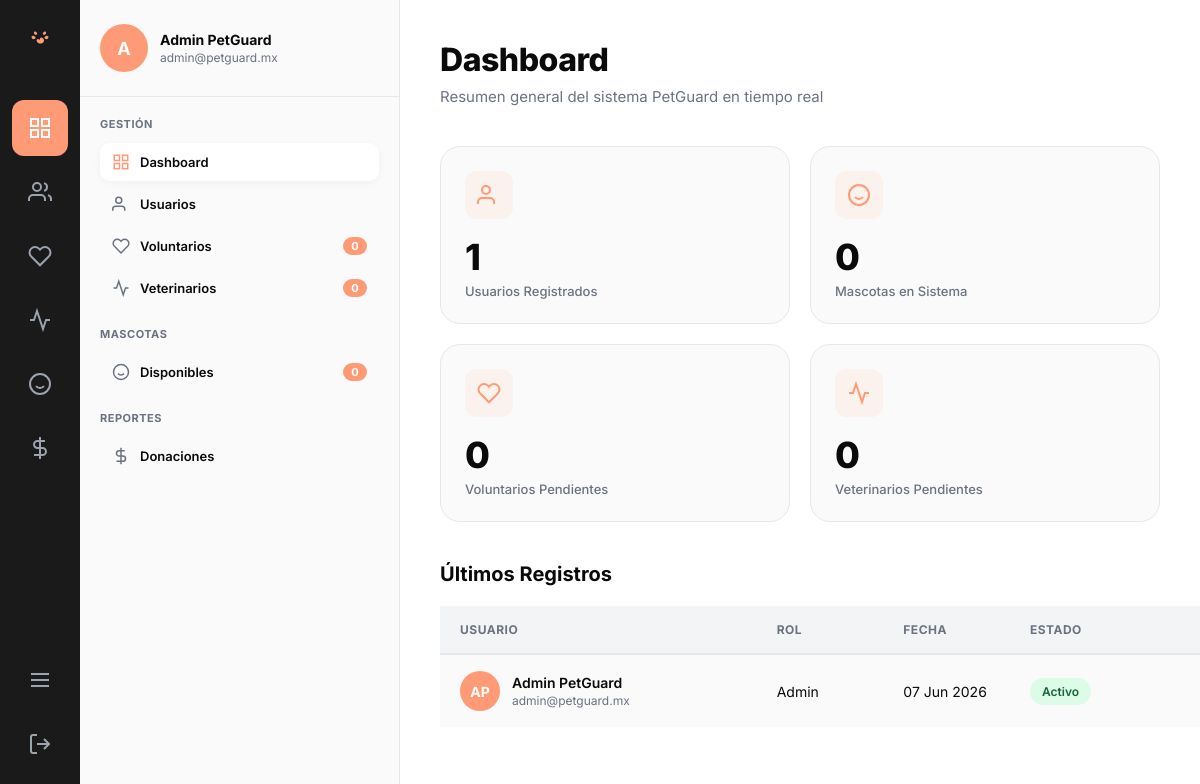
The page /public/admin.php (signed in) on the database its author committed.
### tables this page shows
CREATE TABLE `usuarios` (
  `id`              INT UNSIGNED    NOT NULL AUTO_INCREMENT,
  `rol_id`          TINYINT UNSIGNED NOT NULL,
  `nombre`          VARCHAR(60)     NOT NULL,
  `apellido_paterno` VARCHAR(60)    NOT NULL,
  `apellido_materno` VARCHAR(60)    NOT NULL DEFAULT '',
  `email`           VARCHAR(120)    NOT NULL,
  `password_hash`   VARCHAR(255)    NOT NULL COMMENT 'bcrypt cost=12',
  `telefono`        VARCHAR(20)     DEFAULT NULL,
  `curp`            CHAR(18)        DEFAULT NULL COMMENT 'Validación identidad adoptante/voluntario',
  `foto_url`        VARCHAR(255)    DEFAULT NULL,
  `fecha_nacimiento` DATE           DEFAULT NULL,
  `genero`          ENUM('M','F','NB','NE') DEFAULT 'NE' COMMENT 'NE=No especificado',
   
  `calle`           VARCHAR(120)    DEFAULT NULL,
  `num_exterior`    VARCHAR(10)     DEFAULT NULL,
  `num_interior`    VARCHAR(10)     DEFAULT NULL,
  `colonia`         VARCHAR(80)     DEFAULT NULL,
  `municipio`       VARCHAR(80)     DEFAULT NULL,
  `estado`          VARCHAR(60)     DEFAULT NULL,
  `cp`              CHAR(5)         DEFAULT NULL,
  `lat`             DECIMAL(10,7)   DEFAULT NULL COMMENT 'Geolocalización domicilio',
  `lng`             DECIMAL(10,7)   DEFAULT NULL,
   
  `email_verified`  TINYINT(1)      NOT NULL DEFAULT 0,
  `activo`          TINYINT(1)      NOT NULL DEFAULT 1,
  `bloqueado`       TINYINT(1)      NOT NULL DEFAULT 0,
  `motivo_bloqueo`  VARCHAR(255)    DEFAULT NULL,
  `ultimo_login`    TIMESTAMP       NULL,
  `token_reset`     VARCHAR(100)    DEFAULT NULL,
  `token_reset_exp` TIMESTAMP       NULL,
  `created_at`      TIMESTAMP       NOT NULL DEFAULT CURRENT_TIMESTAMP,
  `updated_at`      TIMESTAMP       NOT NULL DEFAULT CURRENT_TIMESTAMP ON UPDATE CURRENT_TIMESTAMP,
  PRIMARY KEY (`id`),
  UNIQUE KEY `uk_usuarios_email` (`email`),
  UNIQUE KEY `uk_usuarios_curp`  (`curp`),
  KEY `idx_usuarios_rol`    (`rol_id`),
  KEY `idx_usuarios_activo` (`activo`),
  CONSTRAINT `fk_usuarios_rol` FOREIGN KEY (`rol_id`) REFERENCES `roles` (`id`)
);

### app/Views/dashboards/admin.php (the view, shortened to what the rows shown need)
<div id="section-dashboard" class="content-section <?php echo ($data['active_section'] ?? 'dashboard') === 'dashboard' ? 'active' : ''; ?>">
    <div class="dashboard-header">
        <h1>Dashboard</h1>
    </div>
    <div class="stats-grid">
        <div class="stat-card">
            <div class="stat-header">
                <div class="stat-icon">
                </div>
            </div>
            <div class="stat-value"><?php echo number_format($data['stats']['mascotas_disponibles'] ?? 0); ?></div>
            <div class="stat-label">Mascotas en Sistema</div>
        </div>
        <div class="stat-card">
            <div class="stat-header">
                <div class="stat-icon">
                </div>
            </div>
            <div class="stat-value"><?php echo $data['stats']['voluntarios_pendientes'] ?? 0; ?></div>
            <div class="stat-label">Voluntarios Pendientes</div>
        </div>
        <div class="stat-card">
            <div class="stat-header">
                <div class="stat-icon">
                </div>
            </div>
            <div class="stat-value"><?php echo $data['stats']['veterinarios_pendientes'] ?? 0; ?></div>
            <div class="stat-label">Veterinarios Pendientes</div>
        </div>
    </div>
    <h2 class="section-title">Últimos Registros</h2>
    <div class="data-table">
        <?php
        $recentUsers = [];
        if (($data['stats']['total_usuarios'] ?? 0) > 0) {
            try {
                $recentUsers = getDB()->query("SELECT nombre, apellido_paterno, email, rol_id, created_at FROM usuarios ORDER BY id DESC LIMIT 5")->fetchAll();
            } catch (Exception $e) { }
        }
        foreach ($recentUsers as $user):
            $roles = [1 => 'Admin', 2 => 'Voluntario', 3 => 'Veterinario', 4 => 'Adoptante', 5 => 'Sistemas'];
            $initials = strtoupper(substr($user['nombre'], 0, 1) . substr($user['apellido_paterno'], 0, 1));
        ?>
        <div class="data-table-row">
            <div class="user-cell">
                <div class="user-avatar-small"><?php echo $initials; ?></div>
                <div>
                    <div class="user-name"><?php echo htmlspecialchars($user['nombre'] . ' ' . $user['apellido_paterno']); ?></div>
                    <div class="user-email"><?php echo htmlspecialchars($user['email']); ?></div>
                </div>
            </div>
            <div><?php echo $roles[$user['rol_id']] ?? 'Desconocido'; ?></div>
            <div><?php echo date('d M Y', strtotime($user['created_at'])); ?></div>
            <div><span class="status-badge status-active">Activo</span></div>
        </div>
        <?php endforeach; ?>
    </div>
</div>

### app/Views/layouts/dashboard.php (shortened to what the rows shown need)
<?php
$activeSection = $data['active_section'] ?? 'dashboard';
?>
<!DOCTYPE html>
<html lang="es">
<head>
    <link rel="stylesheet" href="/petguard/public/css/dashboard.css?v=<?php echo time(); ?>">
</head>
<body class="dashboard-body">
    <div class="panel-middle">
        <div class="nav-sections">
            <div class="nav-item <?php echo $activeSection === 'voluntarios' ? 'active' : ''; ?>" onclick="showSection('voluntarios')">
                <div class="nav-item-left">
                    <svg viewBox="0 0 24 24"><path d="M20.84 4.61a5.5 5.5 0 0 0-7.78 0L12 5.67l-1.06-1.06a5.5 5.5 0 0 0-7.78 7.78l1.06 1.06L12 21.23l7.78-7.78 1.06-1.06a5.5 5.5 0 0 0 0-7.78z"></path></svg>
                    <span class="nav-item-label">Voluntarios</span>
                </div>
                <span class="nav-badge"><?php echo $data['stats']['voluntarios_pendientes'] ?? 0; ?></span>
            </div>
            <div class="nav-item <?php echo $activeSection === 'veterinarios' ? 'active' : ''; ?>" onclick="showSection('veterinarios')">
                <div class="nav-item-left">
                    <svg viewBox="0 0 24 24"><path d="M22 12h-4l-3 9L9 3l-3 9H2"></path></svg>
                    <span class="nav-item-label">Veterinarios</span>
                </div>
                <span class="nav-badge"><?php echo $data['stats']['veterinarios_pendientes'] ?? 0; ?></span>
            </div>
            <div class="nav-item <?php echo $activeSection === 'mascotas' ? 'active' : ''; ?>" onclick="showSection('mascotas')">
                <div class="nav-item-left">
                    <svg viewBox="0 0 24 24"><circle cx="12" cy="12" r="10"></circle><path d="M8 14s1.5 2 4 2 4-2 4-2"></path><line x1="9" y1="9" x2="9.01" y2="9"></line><line x1="15" y1="9" x2="15.01" y2="9"></line></svg>
                    <span class="nav-item-label">Disponibles</span>
                </div>
                <span class="nav-badge"><?php echo $data['stats']['mascotas_disponibles'] ?? 0; ?></span>
            </div>
        </div>
    </div>
    <div class="panel-main">
        <?php include APP_PATH . '/Views/dashboards/admin.php'; ?>
    </div>
</body>
</html>

### rows shown on the page
usuarios: bloqueado "0", initials "AP", nombre+apellido_paterno "Admin PetGuard", email "admin@petguard.mx", rol "Admin", created_at "07 Jun 2026"

### other values the page prints
substr($_SESSION['user_name'] ?? 'A', 0, 1) "A"
$_SESSION['user_name'] "Admin PetGuard"
$_SESSION['user_email'] "admin@petguard.mx"
$data['stats']['total_usuarios'] "1"
